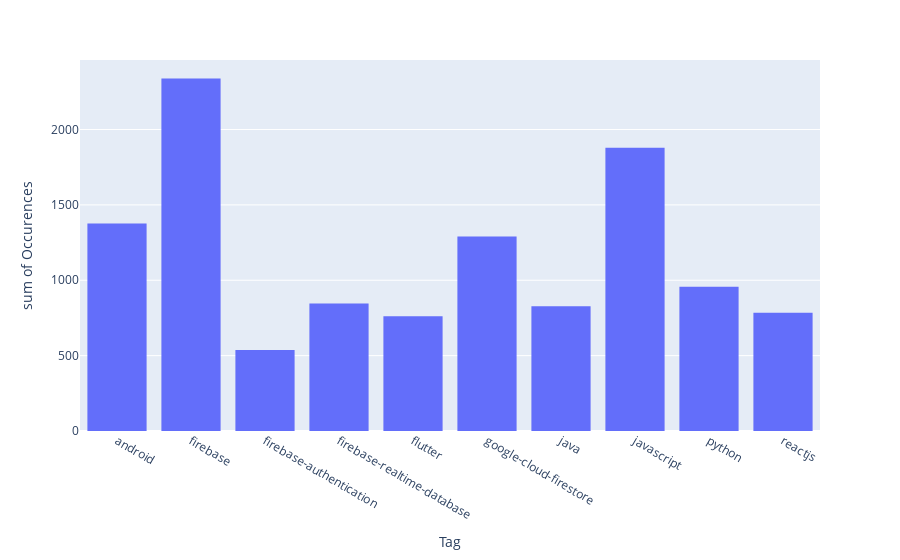

Notebook cell for this chart:
### Code cell
fig = px.histogram(df[df["Occurences"] > 500], x="Tag", y="Occurences")
fig.show()

### Figure 1 — Plotly figure (JSON) as saved in the notebook; plotly's stock layout.template omitted (floating-point values rounded to 4 significant figures)
{"data": [{"alignmentgroup": "True", "bingroup": "x", "histfunc": "sum", "hovertemplate": "Tag=%{x}<br>sum of Occurences=%{y}<extra></extra>", "legendgroup": "", "marker": {"color": "#636efa", "pattern": {"shape": ""}}, "name": "", "offsetgroup": "", "orientation": "v", "showlegend": false, "x": ["android", "firebase", "firebase-authentication", "firebase-realtime-database", "flutter", "google-cloud-firestore", "java", "javascript", "python", "reactjs"], "xaxis": "x", "y": [1376, 2338, 537, 846, 761, 1291, 827, 1879, 957, 785], "yaxis": "y", "type": "histogram"}], "layout": {"xaxis": {"anchor": "y", "domain": [0.0, 1.0], "title": {"text": "Tag"}}, "yaxis": {"anchor": "x", "domain": [0.0, 1.0], "title": {"text": "sum of Occurences"}}, "legend": {"tracegroupgap": 0}, "margin": {"t": 60}, "barmode": "relative"}}
